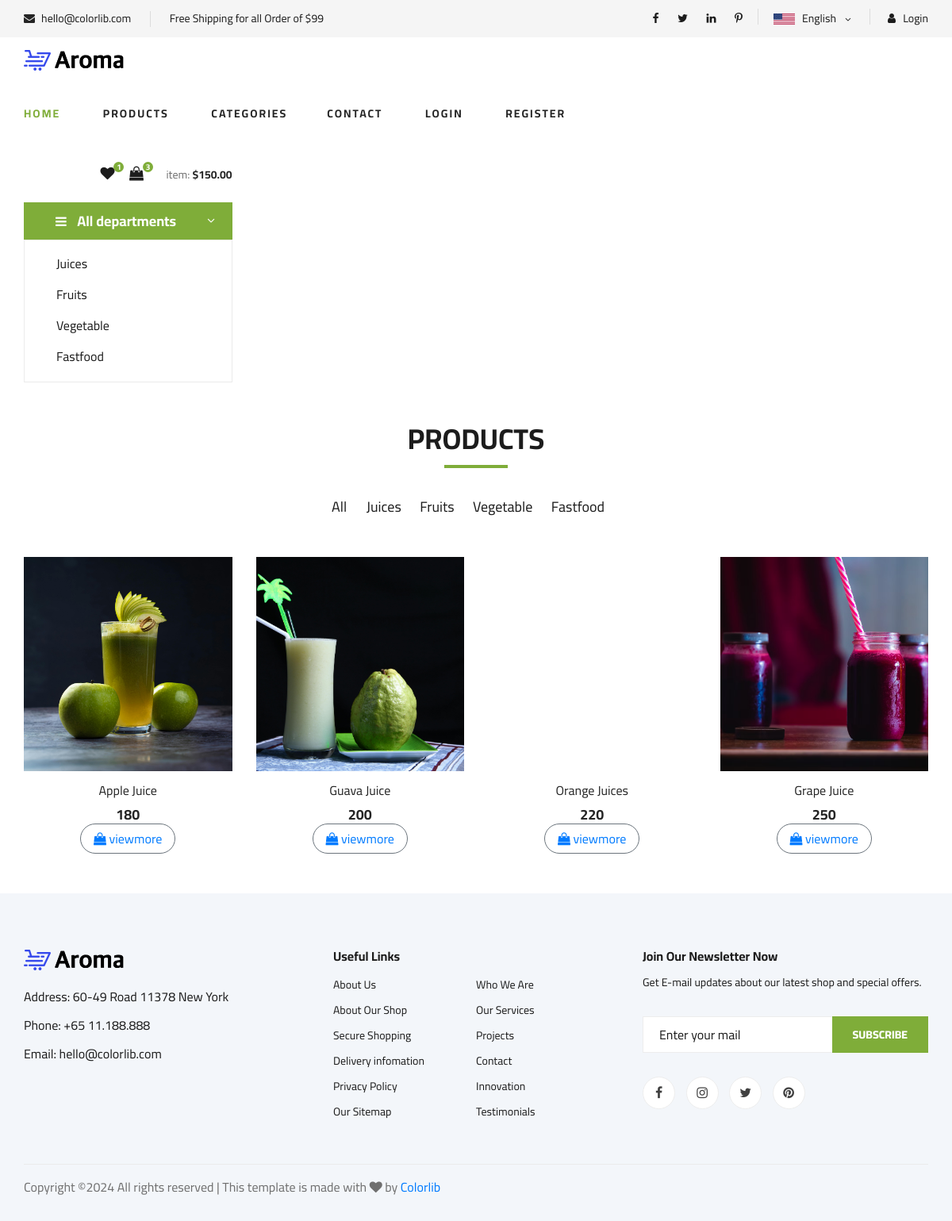
The app's page /products/Juices with its own data.
### adminapp/models.py (models this page shows)
class CATEGORIES(models.Model):
    category=models.CharField(max_length=10)
    categoryimage=models.ImageField(upload_to="categoryimage")
    categorydiscription=models.CharField(max_length=10)

class PRODUCTS(models.Model):
    productname=models.CharField(max_length=10)
    productimage=models.ImageField(upload_to="productimage")
    productprice=models.IntegerField()
    category=models.CharField(max_length=10,)

### userapp/views.py (the view)
# urls.py: path('products/<str:category>',views.products,name="products"),
def products(request,category):
     if category=="all":
         data=PRODUCTS.objects.all()
     else:
         data=PRODUCTS.objects.filter(category=category)
     data1=CATEGORIES.objects.all()
     return render(request,"products.html", {'data':data,'data1':data1})

### userapp/templates/products.html (shortened to what this page needs)
{% extends 'index.html' %}
{% block content %}
<div class="container">
    <div class="row">
        <div class="col-lg-12">
            <div class="section-title">
                <h2>PRODUCTS</h2>
            </div>
            <div class="featured__controls">
                <ul>
                    <a href="{% url 'products' category='all' %}"><li class="" data-filter="*">All</li></a>&nbsp;&nbsp;&nbsp;&nbsp;&nbsp;&nbsp;
                    {% for i in data1 %}
                    <a href="{% url 'products' category=i.category %}"><li  class="" data-filter="*">{{i.category}}&nbsp;&nbsp;&nbsp;&nbsp;&nbsp;</li></a>
                    {% endfor %}
                </ul>
            </div>
        </div>
    </div>
    <div class="row featured__filter" id="MixItUpA05588">
        {% for i in data %}
        <div class="col-lg-3 col-md-4 col-sm-6 mix oranges fresh-meat">
            <div class="featured__item">
                <div class="featured__item__pic set-bg" data-setbg="{{i.productimage.url}}" style="background-image: url(&quot;img/featured/feature-1.jpg&quot;);">
                </div>
                <div class="featured__item__text">
                    <h6><a href="#">{{i.productname}}</a></h6>
                    <h5>{{i.productprice}}</h5>
                </div>
               <center> <a href="{% url 'singleproducts' i.id %}" class="btn border border-secondary rounded-pill px-3 text-primary"><i class="fa fa-shopping-bag me-2 text-primary"></i> viewmore</a></center>
            </div>
        </div>
        {% endfor %}
    </div>
</div>
{% endblock %}

### userapp/templates/index.html (shortened to what this page needs)
{% load static %}
<!DOCTYPE html>
<html lang="zxx">
<head>
    <link rel="stylesheet" href="{% static 'css/bootstrap.min.css' %}" type="text/css">
    <link rel="stylesheet" href="{% static 'css/font-awesome.min.css' %}" type="text/css">
    <link rel="stylesheet" href="{% static 'css/elegant-icons.css' %}" type="text/css">
    <link rel="stylesheet" href="{% static 'css/nice-select.css' %}" type="text/css">
    <link rel="stylesheet" href="{% static 'css/jquery-ui.min.css' %}" type="text/css">
    <link rel="stylesheet" href="{% static 'css/owl.carousel.min.css' %}" type="text/css">
    <link rel="stylesheet" href="{% static 'css/slicknav.min.css' %}" type="text/css">
    <link rel="stylesheet" href="{% static 'css/style.css' %}" type="text/css">
</head>
<body>
    <header class="header">
        <div class="header__top">
            <div class="container">
                <div class="row">
                    <div class="col-lg-6 col-md-6">
                        <div class="header__top__left">
                            <ul>
                                <li><i class="fa fa-envelope"></i> hello@colorlib.com</li>
                                <li>Free Shipping for all Order of $99</li>
                            </ul>
                        </div>
                    </div>
                    <div class="col-lg-6 col-md-6">
                        <div class="header__top__right">
                            <div class="header__top__right__social">
                                <a href="#"><i class="fa fa-facebook"></i></a>
                                <a href="#"><i class="fa fa-twitter"></i></a>
                                <a href="#"><i class="fa fa-linkedin"></i></a>
                                <a href="#"><i class="fa fa-pinterest-p"></i></a>
                            </div>
                            <div class="header__top__right__language">
                                <img src="{% static 'img/language.png' %}" alt="">
                                <div>English</div>
                                <span class="arrow_carrot-down"></span>
                            </div>
                            <div class="header__top__right__auth">
                                <a href="#"><i class="fa fa-user"></i> Login</a>
                            </div>
                        </div>
                    </div>
                </div>
            </div>
        </div>
        <div class="container">
            <div class="row">
                <div class="col-lg-3">
                    <div class="header__logo">
                        <a href="./index.html"><img src="{% static 'img/logo.png' %}" alt=""></a>
                    </div>
                </div>
                <div class="col-lg-12">
                    <nav class="header__menu">
                        <ul>
                            <li class="active"><a href="{% url 'index' %}">Home</a></li>
                            <li><a href="{% url 'products' category='all' %}">products</a></li>
                            <li><a href="{% url 'category' %}">categories</a>
                            <li><a href="{% url 'contact' %}">Contact</a></li>
                            {% if 'u_id' in request.session %}
                                        <li><a href="">welcome{{request.session.emailaddress_u}}</a></li>
                                        <li><a href="{% url 'userlogout' %}">Logout</a></li>
                                        {% else %}
                            <li><a href="{% url 'login' %}">Login</a></li>
                            <li><a href="{% url 'regform' %}">Register</a></li>
                            {% endif %}
                        </ul>
                    </nav>
                </div>
                <div class="col-lg-3">
                    <div class="header__cart">
                        <ul>
                            <li><a href="#"><i class="fa fa-heart"></i> <span>1</span></a></li>
                            <li><a href="#"><i class="fa fa-shopping-bag"></i> <span>3</span></a></li>
                        </ul>
                        <div class="header__cart__price">item: <span>$150.00</span></div>
                    </div>
                </div>
            </div>
        </div>
    </header>
    <section class="hero">
        <div class="container">
            <div class="row">
                <div class="col-lg-3">
                    <div class="hero__categories">
                        <div class="hero__categories__all">
                            <i class="fa fa-bars"></i>
                            <span>All departments</span>
                        </div>
                        <ul>
                            {% for i in data1 %}
                                <li><a href="{% url 'products' category=i.category %}">{{i.category}}</a></li>
                            {% endfor %}
                        </ul>
                    </div>
                </div>
            </div>
        </div>
    </section>
    {% block content %}{% endblock %}
    <footer class="footer spad">
        <div class="container">
            <div class="row">
                <div class="col-lg-3 col-md-6 col-sm-6">
                    <div class="footer__about">
                        <div class="footer__about__logo">
                            <a href="./index.html"><img src="{% static 'img/logo.png' %}" alt=""></a>
                        </div>
                        <ul>
                            <li>Address: 60-49 Road 11378 New York</li>
                            <li>Phone: +65 11.188.888</li>
                            <li>Email: hello@colorlib.com</li>
                        </ul>
                    </div>
                </div>
                <div class="col-lg-4 col-md-6 col-sm-6 offset-lg-1">
                    <div class="footer__widget">
                        <h6>Useful Links</h6>
                        <ul>
                            <li><a href="#">About Us</a></li>
                            <li><a href="#">About Our Shop</a></li>
                            <li><a href="#">Secure Shopping</a></li>
                            <li><a href="#">Delivery infomation</a></li>
                            <li><a href="#">Privacy Policy</a></li>
                            <li><a href="#">Our Sitemap</a></li>
                        </ul>
                        <ul>
                            <li><a href="#">Who We Are</a></li>
                            <li><a href="#">Our Services</a></li>
                            <li><a href="#">Projects</a></li>
                            <li><a href="#">Contact</a></li>
                            <li><a href="#">Innovation</a></li>
                            <li><a href="#">Testimonials</a></li>
                        </ul>
                    </div>
                </div>
                <div class="col-lg-4 col-md-12">
                    <div class="footer__widget">
                        <h6>Join Our Newsletter Now</h6>
                        <p>Get E-mail updates about our latest shop and special offers.</p>
                        <form action="#">
                            <input type="text" placeholder="Enter your mail">
                            <button type="submit" class="site-btn">Subscribe</button>
                        </form>
                        <div class="footer__widget__social">
                            <a href="#"><i class="fa fa-facebook"></i></a>
                            <a href="#"><i class="fa fa-instagram"></i></a>
                            <a href="#"><i class="fa fa-twitter"></i></a>
                            <a href="#"><i class="fa fa-pinterest"></i></a>
                        </div>
                    </div>
                </div>
            </div>
            <div class="row">
                <div class="col-lg-12">
                    <div class="footer__copyright">
                        <div class="footer__copyright__text"><p>
  Copyright &copy;<script>document.write(new Date().getFullYear());</script> All rights reserved | This template is made with <i class="fa fa-heart" aria-hidden="true"></i> by <a href="https://colorlib.com" target="_blank">Colorlib</a>
  </p></div>
                    </div>
                </div>
            </div>
        </div>
    </footer>
</body>
</html>

### records on screen
CATEGORIES: category "Juices"
CATEGORIES: category "Fruits"
CATEGORIES: category "Vegetable"
CATEGORIES: category "Fastfood"
PRODUCTS: productimage (picture), productname "Apple Juice", productprice "180"
PRODUCTS: productimage (picture), productname "Guava Juice", productprice "200"
PRODUCTS: productname "Orange Juices", productprice "220"
PRODUCTS: productimage (picture), productname "Grape Juice", productprice "250"
